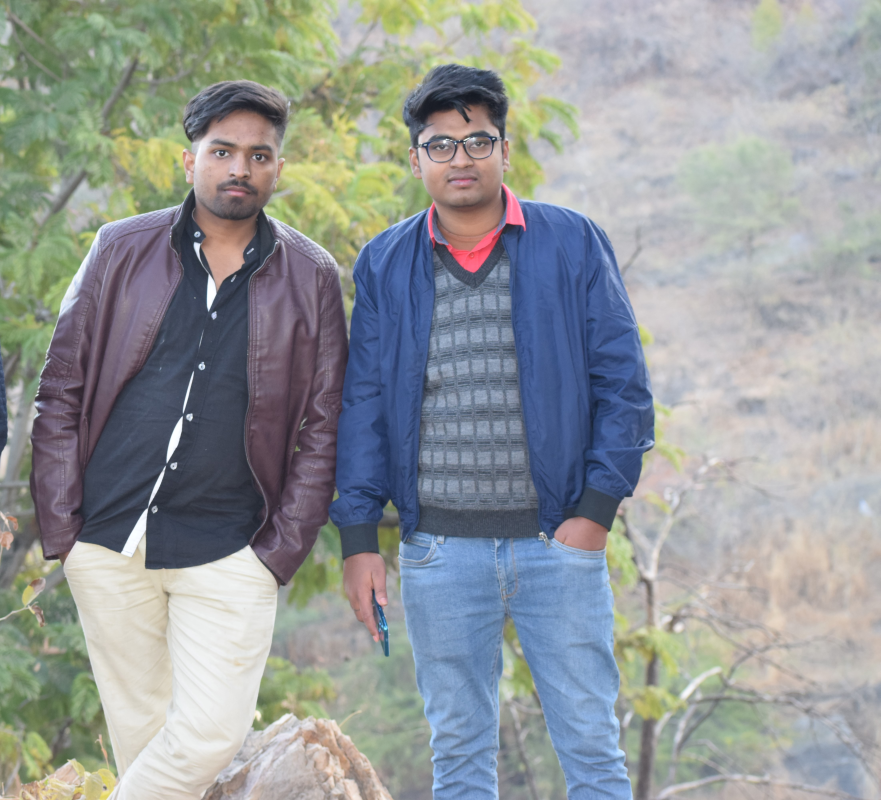
#> input picture bhai.jpg, 4402 x 4000 px (shown at 1/5 size)
$ python bitwise.py
#> lines starting #> are read from the running program, lines starting #| are printed output that depends on the picture; after the words box and inside, x2 and y2 are one past the last pixel; in counts of white or black regions, pixels touching at a corner belong together
import cv2 as cv
import numpy as np

blank = np.zeros((400,400), dtype='uint8')
cv.imshow('blank', blank)

rectangle = cv.rectangle(blank.copy(), (30,30), (370,370), 255, -1)
cv.imshow('rectangle',rectangle)
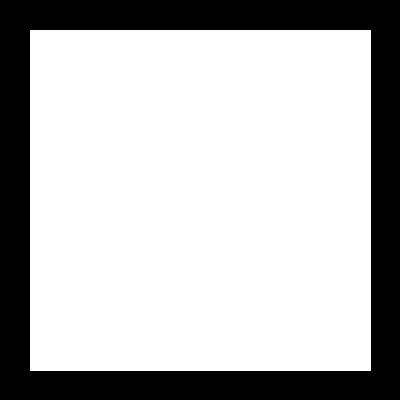
#> window 'rectangle': shape (400, 400); 72.7% white; 1 black region, box (x1, y1, x2, y2) and area: (0, 0, 400, 400) 43719

circle = cv.circle(blank.copy(), (200,200), 200, 255, -1)
cv.imshow('cirlce',circle)
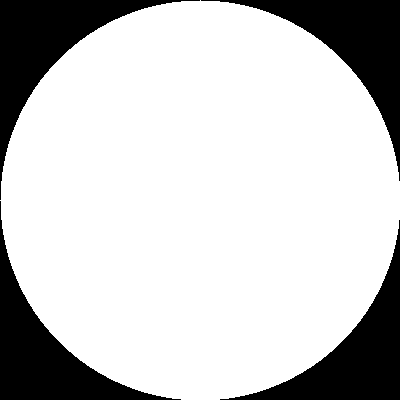
#> window 'cirlce': shape (400, 400); 78.5% white; 4 black regions, box (x1, y1, x2, y2) and area: (0, 0, 200, 200) 8793, (201, 0, 400, 181) 8593, (0, 201, 181, 400) 8593, (220, 220, 400, 400) 8394

# bitwise AND
bitwise_and = cv.bitwise_and(rectangle,circle)
cv.imshow('bitwise_and',bitwise_and)
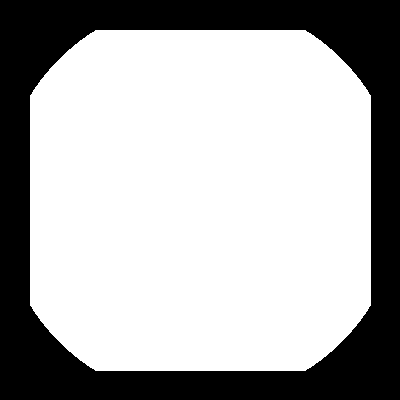
#> window 'bitwise_and': shape (400, 400); 68.1% white; 1 black region, box (x1, y1, x2, y2) and area: (0, 0, 400, 400) 51051

# bitwise_or
bitwise_or = cv.bitwise_or(rectangle,circle)
cv.imshow('bitwise_or',bitwise_or)
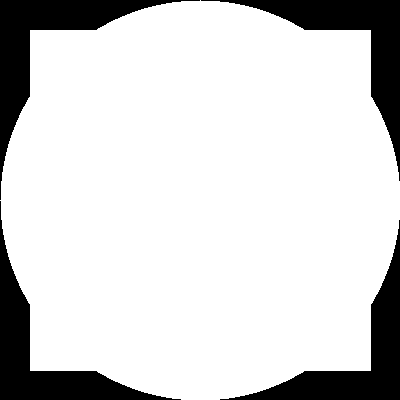
#> window 'bitwise_or': shape (400, 400); 83.1% white; 4 black regions, box (x1, y1, x2, y2) and area: (0, 0, 200, 200) 6960, (201, 0, 400, 181) 6760, (0, 201, 181, 400) 6760, (220, 220, 400, 400) 6561

# bitwise_xor
bitwise_xor = cv.bitwise_xor(rectangle,circle)
cv.imshow('bitwise_xor', bitwise_xor)
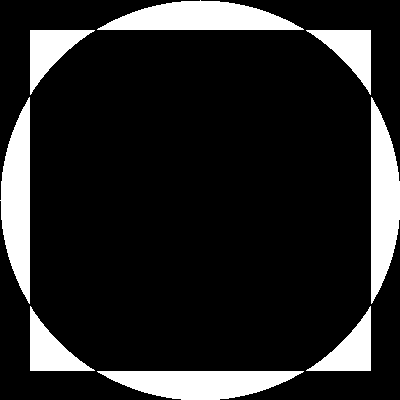
#> window 'bitwise_xor': shape (400, 400); 15% white; 8 white regions, largest, box (x1, y1, x2, y2) and area: (97, 0, 304, 30) 4170, (0, 97, 30, 304) 4170, (371, 97, 400, 304) 4169

# bitwise NOT
bitwise_not = cv.bitwise_not(rectangle)
cv.imshow('bitwise_not',bitwise_not)

img = cv.imread('bhai.jpg')
#> img is the input picture: shape (4000, 4402, 3); mean B, G, R 153.2, 152.3, 147.5
img = cv.resize(img, (400,300), interpolation=cv.INTER_AREA)
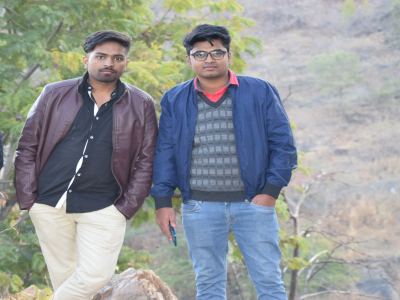
#> img: shape (300, 400, 3); mean B, G, R 153.2, 152.3, 147.5
cv.imshow('image', img)

cv.waitKey(0)
